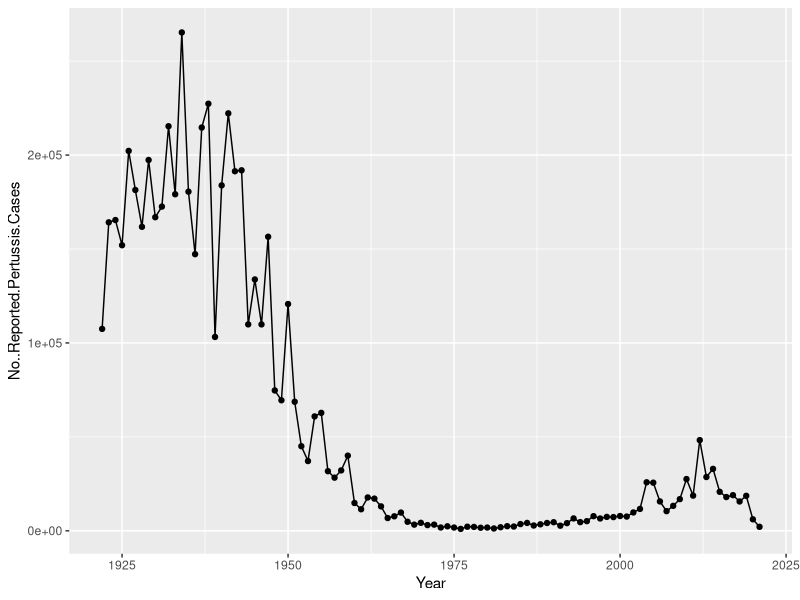
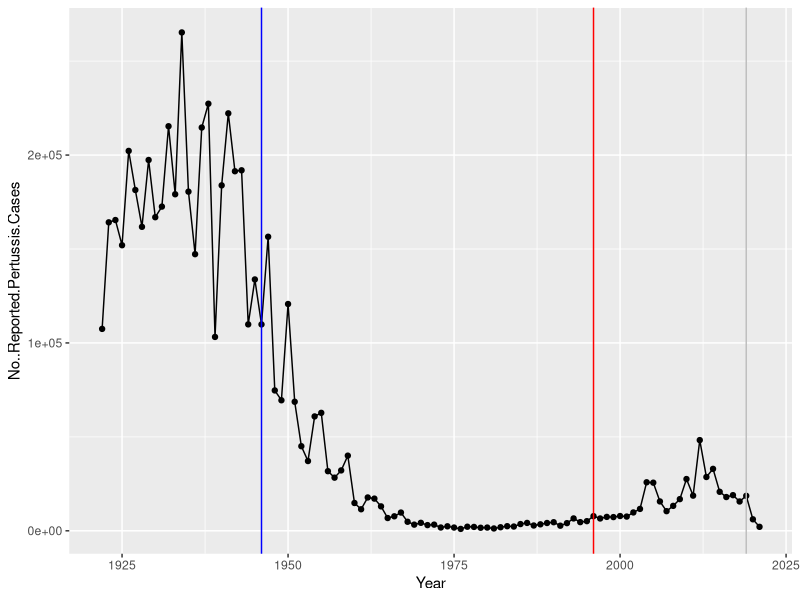

Generate these figures, in order, with R: (Note: this script raises an error after producing the figures.)
## ---- chunk 1
cdc <- data.frame(
                                 Year = c(1922L,1923L,1924L,1925L,
                                          1926L,1927L,1928L,1929L,1930L,1931L,
                                          1932L,1933L,1934L,1935L,1936L,
                                          1937L,1938L,1939L,1940L,1941L,1942L,
                                          1943L,1944L,1945L,1946L,1947L,
                                          1948L,1949L,1950L,1951L,1952L,
                                          1953L,1954L,1955L,1956L,1957L,1958L,
                                          1959L,1960L,1961L,1962L,1963L,
                                          1964L,1965L,1966L,1967L,1968L,1969L,
                                          1970L,1971L,1972L,1973L,1974L,
                                          1975L,1976L,1977L,1978L,1979L,1980L,
                                          1981L,1982L,1983L,1984L,1985L,
                                          1986L,1987L,1988L,1989L,1990L,
                                          1991L,1992L,1993L,1994L,1995L,1996L,
                                          1997L,1998L,1999L,2000L,2001L,
                                          2002L,2003L,2004L,2005L,2006L,2007L,
                                          2008L,2009L,2010L,2011L,2012L,
                                          2013L,2014L,2015L,2016L,2017L,2018L,
                                          2019L,2020L,2021L),
         No..Reported.Pertussis.Cases = c(107473,164191,165418,152003,
                                          202210,181411,161799,197371,
                                          166914,172559,215343,179135,265269,
                                          180518,147237,214652,227319,103188,
                                          183866,222202,191383,191890,109873,
                                          133792,109860,156517,74715,69479,
                                          120718,68687,45030,37129,60886,
                                          62786,31732,28295,32148,40005,
                                          14809,11468,17749,17135,13005,6799,
                                          7717,9718,4810,3285,4249,3036,
                                          3287,1759,2402,1738,1010,2177,2063,
                                          1623,1730,1248,1895,2463,2276,
                                          3589,4195,2823,3450,4157,4570,
                                          2719,4083,6586,4617,5137,7796,6564,
                                          7405,7298,7867,7580,9771,11647,
                                          25827,25616,15632,10454,13278,
                                          16858,27550,18719,48277,28639,32971,
                                          20762,17972,18975,15609,18617,
                                          6124,2116)
       )
## ---- chunk 2
cdc
## ---- chunk 3
library(ggplot2)
## ---- chunk 4
base <- ggplot(cdc) + aes(x=Year,y= No..Reported.Pertussis.Cases) + geom_point() + geom_line()

base
## ---- chunk 5
base + geom_vline(xintercept=1946, col = "blue") + geom_vline(xintercept=1996, col = "red") + geom_vline(xintercept=2019, col = "gray")
## ---- chunk 6
library(jsonlite)

subject <- read_json("https://www.cmi-pb.org/api/subject", simplifyVector = T)

head(subject)
## ---- chunk 7
table(subject$infancy_vac)
## ---- chunk 8
table(subject$biological_sex)
## ---- chunk 9
table(subject$race, subject$biological_sex)
## ---- chunk 10
specimen <- read_json("http://cmi-pb.org/api/specimen", simplifyVector = T)
ab_titer <- read_json("http://cmi-pb.org/api/v4/plasma_ab_titer", simplifyVector = T)
## ---- chunk 11
head(specimen)
## ---- chunk 12
head(ab_titer)
## ---- chunk 13
library(dplyr)

meta <- inner_join(subject, specimen)

head(meta)
## ---- chunk 14
abdata <- inner_join(ab_titer, meta)
dim(abdata)
## ---- chunk 15
head(abdata)
## ---- chunk 16
table(abdata$isotype)
## ---- chunk 17
table(abdata$dataset)
## ---- chunk 18
table(abdata$antigen)
## ---- chunk 19
head(abdata,2)
## ---- chunk 20
igg <- abdata %>% filter(isotype == "IgG")
head(igg)
## ---- chunk 21
base <- ggplot(igg) +
  aes(MFI, antigen) +
  geom_boxplot()

base
## ---- chunk 22
base + facet_wrap(vars(visit), nrow=2) +
  xlim(0,75)
## ---- chunk 23
ggplot(igg) +
  aes(MFI_normalised, antigen, col=infancy_vac ) +
  geom_boxplot() + 
  facet_wrap(vars(visit), nrow=2) +
  xlim(0,75) +
  theme_bw()
## ---- chunk 24
abdata.21 <- abdata %>% filter(dataset == "2021_dataset")

abdata.21 %>% 
  filter(isotype == "IgG",  antigen == "PT") %>%
  ggplot() +
    aes(x=planned_day_relative_to_boost,
        y=MFI_normalised,
        col=infancy_vac,
        group=subject_id) +
    geom_point() +
    geom_line() +
    geom_vline(xintercept=0, linetype="dashed") +
    geom_vline(xintercept=14, linetype="dashed") +
  labs(title="2021 dataset IgG PT",
       subtitle = "Dashed lines indicate day 0 (pre-boost) and 14 (apparent peak levels)")
## ---- chunk 25
url <- "https://www.cmi-pb.org/api/v2/rnaseq?versioned_ensembl_gene_id=eq.ENSG00000211896.7"

rna <- read_json(url, simplifyVector = TRUE) 
## ---- chunk 26
meta <- inner_join(specimen, subject)
ssrna <- inner_join(rna, meta)
## ---- chunk 27
ggplot(ssrna) +
  aes(x=visit, y=tpm, group=subject_id) +
  geom_point() +
  geom_line(alpha=0.2)
## ---- chunk 28
ggplot(ssrna) +
  aes(tpm, col=infancy_vac) +
  geom_boxplot() +
  facet_wrap(vars(visit))


## ---- chunk 29
ssrna %>%  
  filter(visit==4) %>% 
  ggplot() +
    aes(tpm, col=infancy_vac) + geom_density() + 
    geom_rug() 
